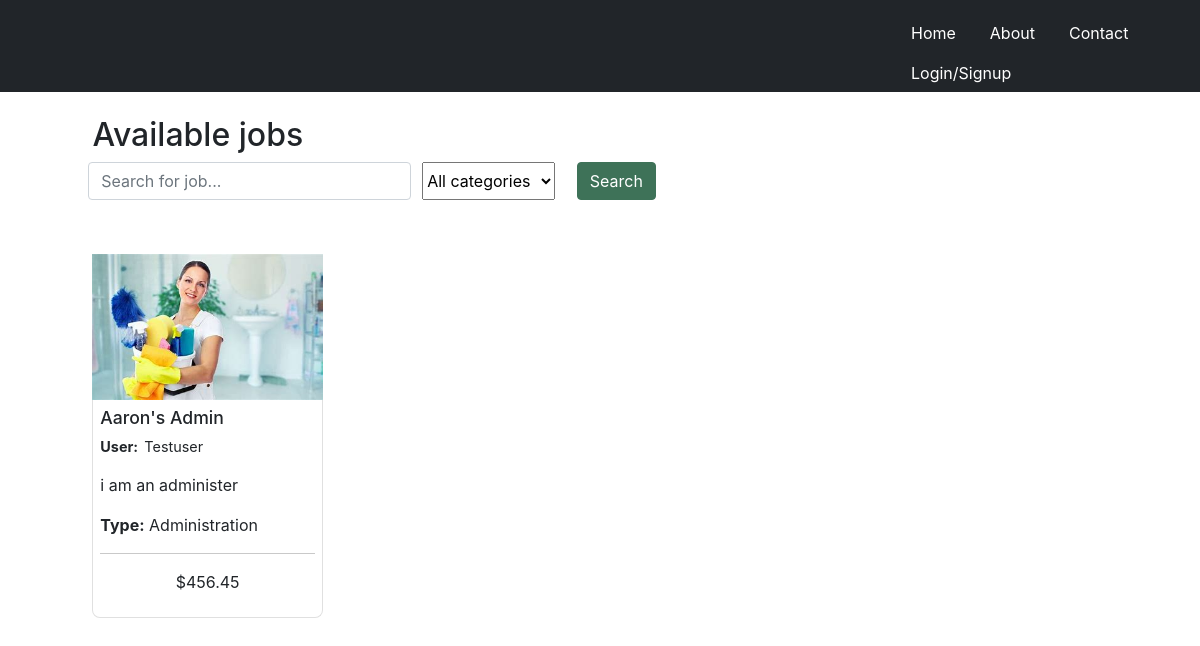
The app's page /search/ with its own data.
### searchResults/models.py (models this page shows, shortened)
class Job(models.Model):
    title = models.CharField(max_length=50)
    description = models.TextField()
    price = models.DecimalField(max_digits=10, decimal_places=2)
    category = models.ForeignKey(JobCategory, on_delete=models.SET_NULL, null=True, blank=True)
    thumbnail = models.ImageField(upload_to='thumbnails/', blank=True, null=True)
    user = models.ForeignKey(User, default='', on_delete=models.CASCADE)

class JobCategory(models.Model):
    name = models.CharField(max_length=20)
    def __str__(self):
        return self.name

### searchResults/views.py (the view)
# urls.py: path('search/', search_results.search_jobs, name = 'search_jobs'), #ne1freelance.com/search - Search page displaying jobs
def search_jobs(request):
    search_term = request.GET.get('search')
    if search_term is None:
        search_term = ''
        print("File:\n" + __file__ + "\n(LOG): User didn't search for anything")
    else:
        print("File:\n" + __file__ + "\n(LOG): User searched for", search_term, "")
    category_name = request.GET.get('category')
    if category_name == '':
        category_name = ""
        print("File:\n" + __file__ + "\n(LOG): Category not chosen ")
    category = None
    if category_name:
        category = JobCategory.objects.filter(name__iexact=category_name).first()
    jobs = Job.objects.filter(Q(title__icontains=search_term) | Q(description__icontains=search_term)) #| Q(user__icontains=search_term))
    if category:
        jobs = jobs.filter(category=category)
    did_you_mean = None
    corrected_term = None
    if not jobs:
        title_matches = process.extract(search_term, [job.title for job in Job.objects.all()], limit=1, scorer=fuzzywuzzy.fuzz.token_sort_ratio)
        if title_matches:
            did_you_mean = "Did you mean?"
            corrected_term = title_matches[0][0]
    else:
        corrected_term = search_term
    categories = JobCategory.objects.all()
    print('\nPath:', request.content_type, "\n")
    context = {
        'jobs': jobs,
        'search_term': search_term,
        'did_you_mean': did_you_mean,
        'corrected_term': corrected_term,
        'categories': categories,
        'category_name': category_name,
    }
    print("\nFile:\n" + __file__ + "\n(LOG): Category:", category_name, "\n")
    return render(request, 'searchResults/search_results.html', context)

### templates/searchResults/search_results.html (shortened to what this page needs)
<html lang="en">
    <head>
        {% load static %}
        <link rel="stylesheet" href="https://maxcdn.bootstrapcdn.com/bootstrap/4.5.0/css/bootstrap.min.css">
        <link rel="stylesheet" href="{% static 'css/searchResults/search_results.css' %}">
        <link rel="stylesheet" href="{% static 'css/navbar.css' %}">
</head>
<body>
{% include 'navbar.html' %}
            <main>
                    <div class="top">
                    {% if  not search_term %}
                        <h2>Available jobs</h2>
                    {% endif %}
                        <form class="search-form row g-3" method="GET" action="{% url 'search_jobs' %}?query={{ search_term }}">
                            <input class="search-input-field form-control" type="text" placeholder="Search for job..." name="search" required>
                            <select class="form-select select-input-field" name="category">
                                <option value="">All categories</option>
                            </select>
                            <button class="btn btn-primary search-btn" type="submit">Search</button>
                        </form>
                    </div>
                        {% if jobs %}
                            <div class="job-list">
                                {% for job in jobs %}
                                    <div class="job-card">
                                        <div class="thumbnail-container">
                                            <img src="/media/{{ job.thumbnail }}" alt="">
                                        </div>
                                        <div class="details">
                                                <h3 class="title">{{ job.title }}</h3>
                                                <p class="username"><b style="margin-right: 1%;">User:</b> {{ job.user.username }}</p>
                                                <p class="description">{{ job.description }}</p>
                                                <p class="category"><b>Type:</b> {{ job.category }}</p>
                                                <hr style="background-color: rgb(224, 224, 224);">
                                                <p class="price">${{ job.price }}</p>
                                        </div>
                                    </div>
                                {% endfor %}
                            </div>
                        {% endif %}
            </main>
</body>
</html>

### static/css/searchResults/search_results.css (style rules this page uses)
* { margin: 0; padding: 0; }
main { margin: 0 auto; width: 90%; }
main .top { padding-left: 3%; }
main .top .search-form .search-input-field { width: 30%; margin-left: 1%; }
main .top .search-form .search-btn { background-color: #3e7258; border-color: #3e7258; margin-left: 2%; }
main .top .search-form .select-input-field { margin-left: 1%; }
main .job-list { display: flex; flex-wrap: wrap; flex-direction: row; gap: 3%; width: 100%; margin: 5% auto; padding-left: 3%; }
main .job-list .job-card { display: flex; flex-direction: column; width: 22%; margin-bottom: 3%; overflow: hidden; align-items: center; justify-content: center; }
main .job-list .job-card .thumbnail-container { height: 50%; width: 100%; }
main .job-list .job-card .thumbnail-container img { height: 100%; width: 100%; -o-object-fit: contain; object-fit: contain; }
main .job-list .job-card .details { width: 100%; padding: 3%; border: 0.5px solid rgb(224, 224, 224); border-top: none; border-bottom-left-radius: 0.5rem; border-bottom-right-radius: 0.5rem; }
main .job-list .job-card .details .title { font-size: 1.1rem; }
main .job-list .job-card .details .username { font-size: 0.9rem; }
main .job-list .job-card .details .price { text-align: center; }

### static/css/navbar.css (style rules this page uses)
* { margin: 0; padding: 0; }

### records on screen
Job: thumbnail (picture), title "Aaron's Admin", user.username "Testuser", description "i am an administer", category "Administration", price "456.45"
